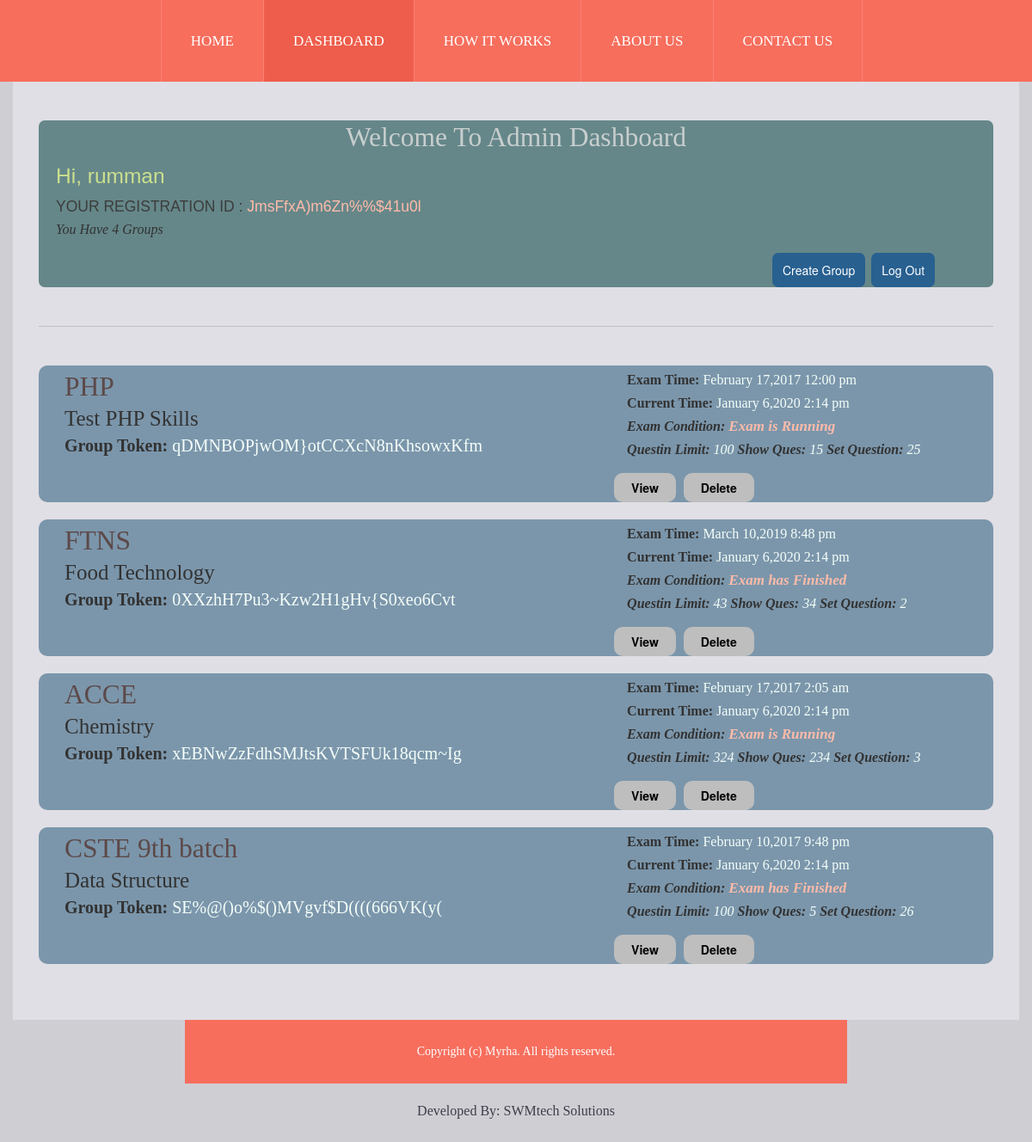
The app's page /admindashboard.php (signed in) with its own data.
### tables this page shows
CREATE TABLE `examgroups` (
  `id` int(11) NOT NULL,
  `groupName` varchar(255) NOT NULL,
  `examName` varchar(255) NOT NULL,
  `totalQuestion` int(11) NOT NULL,
  `totalExamShowQues` int(11) NOT NULL,
  `examRunningTime` int(11) NOT NULL,
  `eachQuestionTime` int(11) NOT NULL,
  `startingTime` datetime NOT NULL,
  `admin_id` int(11) NOT NULL,
  `admin_code` varchar(255) NOT NULL,
  `groupToken` varchar(255) NOT NULL
);

### lib/Session.php (called while the page is built, shortened)
<?php
  class Session{
     public static function get($key){
          if (isset($_SESSION[$key])) {
           return $_SESSION[$key];
          } else {
           return false;
          }
     }
  }
?>

### classes/Group.php (called while the page is built, shortened)
<?php
  $filepath = realpath(dirname(__FILE__));
  include_once ($filepath."/../lib/Database.php");
  include_once ($filepath."/../helpers/format.php");
?>
<?php
   class Group
  {
	  	private $db;
	  	private $fm;
	  	function __construct()
	  	{
	  		$this->db = new Database();
	  		$this->fm = new Format();
	  	}
	  	public function checkadminhasgroup($adminid,$regid){
	  		  $adminid = $this->fm->validation($adminid);
        	$regid = $this->fm->validation($regid);
        	$adminid = mysqli_real_escape_string($this->db->link,$adminid);
        	$regid = mysqli_real_escape_string($this->db->link,$regid);
        	$query = "SELECT * from examgroups where admin_id=? AND admin_code=? order by id DESC";
        	$result = $this->db->select($query,array('ii'),array(&$adminid,&$regid),array());
        	if($result)
        		return $result;
        	else
        		return false;
	  	}
  }

### lib/Database.php (called while the page is built, shortened)
<?php
Class Database{
	public $host   = DB_HOST;
	public $user   = DB_USER;
	public $pass   = DB_PASS;
	public $dbname = DB_NAME;
	public $link;
	private function connectDB(){
	$this->link = new mysqli($this->host, $this->user, $this->pass, $this->dbname);
   }
   public function select($query,$type,$arr,$column)
	{
		$stmt = $this->link->prepare($query) or die($this->link->error.__LINE__);
        if(empty($column)){
        	if(empty($type) || empty($arr)){
        		$stmt->execute();
        		$stmt = $stmt->get_result();
        	}else{
        	 call_user_func_array(array($stmt, 'bind_param'), array_merge($type, $arr));
        	 $stmt->execute();
        	 $stmt = $stmt->get_result();
        	}
        }
		if($stmt->num_rows>0){
			return $stmt;
		}
		else{
			return false;
		}
	 }
 }
?>

### helpers/format.php (called while the page is built, shortened)
<?php
class Format
{
	public function DateFormat($date)
	{
         return date("F j,Y  g:i a",strtotime($date));
	}
	public function validation($data)
	{
		$data = trim($data);
		$data = stripcslashes($data);
		$data = htmlspecialchars($data);
		$data = strip_tags($data);
		return $data;
	}
}
?>

### classes/Question.php (called while the page is built, shortened)
<?php
  $filepath = realpath(dirname(__FILE__));
  include_once ($filepath."/../lib/Database.php");
?>
<?php
   class Question
  {
	  	private $db;
	  	function __construct()
	  	{
	  		$this->db = new Database();
	  	}
        public function totalsetquestionbygroup($gid){
        	$query = "SELECT * from groupquestions where group_id=?";
           $result = $this->db->select($query,array('i'),array(&$gid),array());
           if($result){
              $row = mysqli_num_rows($result);
              return $row;
           }
           else
            return false;
        }
  }
?>

### admindashboard.php (the view, shortened to what this page needs)
<?php
include 'lib/Session.php';
include('includes/header.php');
include('includes/menu.php');
?>
<?php
   $adminid = Session::get('aid');
   $regid = Session::get('adminId');
   $msg = $gp->checkadminhasgroup($adminid,$regid);
?>
<div class="container bg-light-gray">
 <div class="main-content">
 <section>
  <div class="featured-content">
    <div class="row-fluid">
     <div class="addashmain">
	      <h2>Welcome To Admin Dashboard</h2>
	      <h3>Hi, <?php echo Session::get('adminusername')?></h3>
	      <h4>Your Registration Id : <span style="color:#ffbba9;text-transform: none;"><?php echo $regid; ?></span> </h4>
	      <?php
            if(!$msg)
              echo "<p><i>You Have No Group Or Community. Please Create a Group.</i></p>";
            else{
            	$i=0;
            	while ($value = $msg->fetch_assoc()) {
            		$i++;
            	}
            	echo "<p><i>You Have ".$i." Groups</i></p>";
            }
	      ?>
	      <span style="margin-left: 850px;">
	      <a href="add_group.php"><input type="submit" name="cg" value="Create Group" name=""></a>
	      <a href="?adaction=adlogout"><input type="submit" name="lg" value="Log Out" name=""></span></a>
	      <br>
     </div>
    </div>
   </div>
   </section>
   <div class="ruler"></div>
   <section>
   <div class="featured-content">
    <?php
    $dt = new DateTime('now', new DateTimeZone('Asia/Dhaka'));
    $st =  $dt->format('Y-m-d H:i:s');
    $result = $gp->checkadminhasgroup($adminid,$regid);
        if($result){
        	while ($value = $result->fetch_assoc()) {
         $grid = $value['id'];
         $totalsetqs = $qs->totalsetquestionbygroup($grid);
         $totalext = $value['examRunningTime'];
         $datatime1 = $value['startingTime'];
         $datatime = new DateTime($datatime1, new DateTimeZone('Asia/Dhaka'));
         $dt = new DateTime($datatime1, new DateTimeZone('Asia/Dhaka'));
         $dt1 =  $dt->format('Y-m-d H:i:s');
         $datatime->add(new DateInterval('P0M0DT0H'.$totalext.'M0S'));
         $newtime =  $datatime->format('Y-m-d H:i:s');
         if($dt1>$st){
         	$examcon = "Exam Not Start";
         }elseif($dt1<$st && $newtime>$st){
         	$examcon = "Exam is Running";
         }elseif($st>$newtime){
         	$examcon = "Exam has Finished";
         }else{
         	$examcon = "";
         }
    ?>
	    <div class="row-fluid eachgr">
	      <div class="span7">
	         <h2><?php echo $value['groupName'];?></h2>
	         <p style="font-size: 25px;margin-left: 30px;"><?php echo $value['examName'];?></p>
	         <p style="font-size: 20px; margin-top: -8px;margin-left: 30px;""><strong>Group Token: </strong><span style="color:mintcream"><?php echo $value['groupToken'];?></span></p>
	      </div>
	      <div class="span5">
	      <p><strong>Exam Time: </strong><span style="color:mintcream"><?php echo $fm->DateFormat($dt1);?></span></p>
	      <p style="margin-top: -12px;"><strong>Current Time: </strong><span style="color:mintcream"><?php echo $fm->DateFormat($st);?></span></p>
	         <p style="margin-top: -12px;">
	         <i><strong>Exam Condition: </strong><span style="color:#ffbba9;font-weight: bold;font-size: 17px;"><?php echo $examcon; ?></span></i></p>
	         <p style="margin-top: -12px;">
	         <i><strong>Questin Limit: </strong><span style="color:mintcream"><?php echo $value['totalQuestion']; ?></span></i>
	         <i><strong> Show Ques: </strong><span style="color:mintcream"><?php echo $value['totalExamShowQues']; ?></span></i>
	         <i><strong> Set Question: </strong><span style="color:mintcream"><?php  if(isset($totalsetqs)) echo $totalsetqs;?></span></i>
	         </p>
		      <a href="viewgroup.php?vgid=<?php echo $value['id'];?>"><input type="submit" name="viewgrp" value="View"></a>
		      <a href="deletegroup.php?dgid=<?php echo $value['id'];?>"><input  onclick=" return confirm('Are You Sure To Delete?')" type="submit" name="delegr" value="Delete"></a>
	      </div>
	   </div>
	   <br>
   <?php } }?>
   </div>
   </section>
 </div>
</div>
<?php
include('includes/footer.php');
?>

### css/custom-styles.css (style rules this page uses)
body { font-family: 'open_sansregular';background: #cfced3; font-size: 14px; }
h1, h2, h3, h4, h5, h6 { margin:0; font-weight: normal; }
h2 { font-family: 'fjalla_oneregular'; }
a { transition:all 1s; }
p { color: #6f6e74; font-size: 14px; line-height: 24px; padding-bottom: 15px;margin: 0; font-family: 'latoregular'; }
.bg-light-gray { background: #e0dfe5; }
.ruler { border-top: 1px solid #c1c0c6; }
.main-content { padding: 0 30px; }
.featured-content { padding: 45px 0; }

### css/component.css (style rules this page uses)
*, *:after, *::before { -webkit-box-sizing: border-box; -moz-box-sizing: border-box; box-sizing: border-box; }
body { font-family: 'Raleway', sans-serif; }

### css/style.css (style rules this page uses)
.addashmain { background: #658789; border-radius: 7px; }
.addashmain h2 { text-align: center; color: #c8cece; }
.addashmain h3 { margin: 5px; margin-left: 20px; margin-bottom: 0px; color: #cce08e; }
.addashmain h4 { margin: 5px; margin-left: 20px; margin-bottom: 0px; text-transform: uppercase; color:#3d3d3d; }
.addashmain p { margin: 5px; margin-left: 20px; margin-bottom: 0px; color: #323232; font-size: 16px; }
.addashmain input { margin-left: 300px; }
.addashmain input[type=submit] { padding: 10px 12px; border-radius: 7px; background:#286090; color: #fff; border:none; margin-left: 3px; }
.eachgr { background: #7B96AB; border-radius: 10px; }
.eachgr h2 { margin:5px; margin-left: 30px; margin-bottom: 0px; color: #5c4949; }
.eachgr p { margin: 5px; margin-left: 20px; margin-bottom: 0px; color: #323232; font-size: 16px; }
.eachgr input[type=submit] { padding: 7px 20px; border: none; border-radius: 10px; margin-left: 5px; box-sizing: border-box; background: #BEBEBE; font-weight: bold; }

### records on screen
examgroups: groupName "PHP", examName "Test PHP Skills", groupToken "qDMNBOPjwOM}otCCXcN8nKhsowxKfm", startingTime "February 17,2017 12:00 pm", startingTime "Exam is Running", totalQuestion "100", totalExamShowQues "15", totalsetqs "25"
examgroups: groupName "FTNS", examName "Food Technology", groupToken "0XXzhH7Pu3~Kzw2H1gHv{S0xeo6Cvt", startingTime "March 10,2019 8:48 pm", startingTime "Exam has Finished", totalQuestion "43", totalExamShowQues "34", totalsetqs "2"
examgroups: groupName "ACCE", examName "Chemistry", groupToken "xEBNwZzFdhSMJtsKVTSFUk18qcm~Ig", startingTime "February 17,2017 2:05 am", startingTime "Exam is Running", totalQuestion "324", totalExamShowQues "234", totalsetqs "3"
examgroups: groupName "CSTE 9th batch", examName "Data Structure", groupToken "SE%@()o%$()MVgvf$D((((666VK(y(", startingTime "February 10,2017 9:48 pm", startingTime "Exam has Finished", totalQuestion "100", totalExamShowQues "5", totalsetqs "26"

### other values on screen
Session::get('adminusername') "rumman"
$regid "JmsFfxA)m6Zn%%$41u0l"
$i "4"
